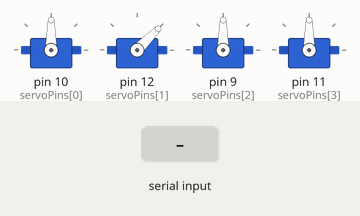
The sketch below on a simulated Arduino Uno, built with avr-gcc and run on an emulated ATmega328P. Parts: 4 × servo. Inputs (shaded band) come from the test bench.

Above: at 1.7 s.
1.8 s: "A" received over Serial
At 3.4 s:
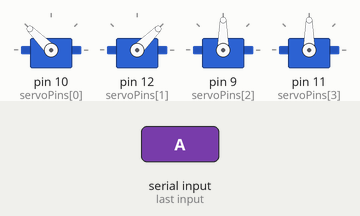
3.7 s: "B" received over Serial
At 5.0 s:
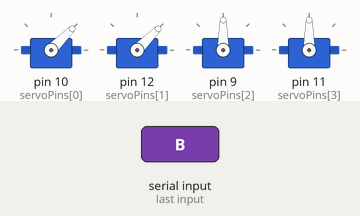
6.1 s: "C" received over Serial
At 7.2 s:
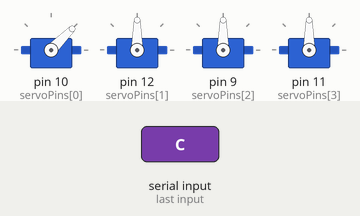
8.0 s: "D" received over Serial
At 10.0 s:
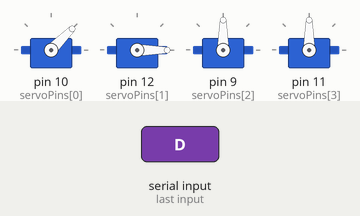
10.4 s: "G" received over Serial
At 11.7 s:
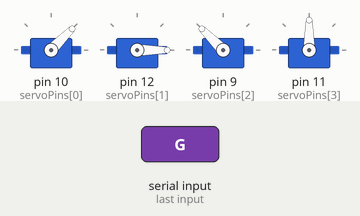
12.3 s: "H" received over Serial
At 14.1 s:
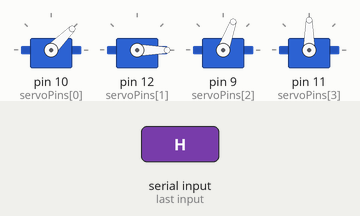
Timing chart, 0 to 15.4 s (numbered marks = the images above; inputs shaded):
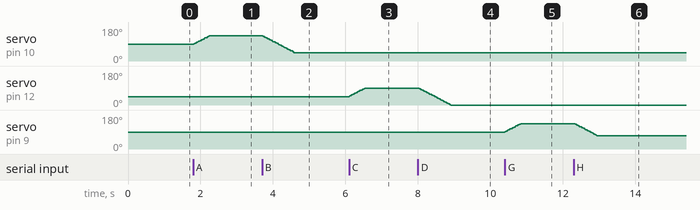

The sketch:

arm_serial.ino
```cpp
// ================================================================
// ARM SERIAL CONTROL — Day 2 HR3 (Hard Deadline)
// ================================================================
// Purpose: Servo control with limits and smooth stepping for GUI
//          integration
// Team:    Arm
//
// What changed from Day 1:
//   - Serial commands instead of manual +/- testing
//   - Angle limits per joint (prevents mechanical damage)
//   - Smooth stepping (configurable degrees every 20ms)
//   - Step size adjustable via serial ('1'-'5')
//
// Commands:
//   A/B = Wrist up/down       a = Wrist stop
//   C/D = Elbow up/down       c = Elbow stop
//   G/H = Arm up/down         g = Arm stop
//   I/J = Grip open/close     i = Grip stop
//   1-5 = Set step size (degrees per tick)
// ================================================================

#include <Servo.h>

// ── Servo config ────────────────────────────────────────
// Index: 0=Wrist, 1=Elbow, 2=Arm, 3=Grip
const int NUM_SERVOS    = 4;
const int servoPins[4]  = {10, 12, 9, 11};
const int servoMin[4]   = {45,  0, 70,  0};
const int servoMax[4]   = {135, 90, 135, 180};
const int servoStart[4] = {90, 45, 90, 90};
int stepDeg             = 2;
const unsigned long SERVO_INTERVAL = 20; // ms between steps

Servo servos[NUM_SERVOS];
int   servoAngle[NUM_SERVOS];
int   servoDir[NUM_SERVOS]; // -1 = down, 0 = idle, +1 = up

unsigned long lastServoTick = 0;

void setup() {
  Serial.begin(9600);

  for (int i = 0; i < NUM_SERVOS; i++) {
    servos[i].attach(servoPins[i]);
    servoAngle[i] = servoStart[i];
    servos[i].write(servoAngle[i]);
    servoDir[i] = 0;
  }

  delay(500);
}

void loop() {
  // Drain buffer — only act on the latest byte
  char cmd = 0;
  while (Serial.available() > 0) {
    cmd = Serial.read();
  }

  if (cmd) {
    handleCommand(cmd);
  }

  // Servo tick: step active servos every SERVO_INTERVAL ms
  unsigned long now = millis();
  if (now - lastServoTick >= SERVO_INTERVAL) {
    lastServoTick = now;
    tickServos();
  }
}

void handleCommand(char cmd) {
  switch (cmd) {
    // Start moving: uppercase sets direction
    case 'A': servoDir[0] =  1; break; // Wrist up
    case 'B': servoDir[0] = -1; break; // Wrist down
    case 'C': servoDir[1] =  1; break; // Elbow up
    case 'D': servoDir[1] = -1; break; // Elbow down
    case 'G': servoDir[2] =  1; break; // Arm up
    case 'H': servoDir[2] = -1; break; // Arm down
    case 'I': servoDir[3] =  1; break; // Grip open
    case 'J': servoDir[3] = -1; break; // Grip close

    // Stop moving: lowercase sets idle
    case 'a': servoDir[0] = 0; break;
    case 'c': servoDir[1] = 0; break;
    case 'g': servoDir[2] = 0; break;
    case 'i': servoDir[3] = 0; break;

    // Step size: '1'-'5' = degrees per tick
    case '1': stepDeg = 1; break;
    case '2': stepDeg = 2; break;
    case '3': stepDeg = 3; break;
    case '4': stepDeg = 4; break;
    case '5': stepDeg = 5; break;
  }
}

void tickServos() {
  for (int i = 0; i < NUM_SERVOS; i++) {
    if (servoDir[i] == 0) continue;

    int next = servoAngle[i] + (servoDir[i] * stepDeg);
    if (next < servoMin[i]) next = servoMin[i];
    if (next > servoMax[i]) next = servoMax[i];

    if (next != servoAngle[i]) {
      servoAngle[i] = next;
      servos[i].write(servoAngle[i]);
    }
  }
}
```

Measured:
- after the input at 1.8 s, servo on pin 10 (servoPins[0]): moves from 90° to 135° over 0.44 s, starting at once
- after the input at 3.7 s, servo on pin 10 (servoPins[0]): moves from 135° to 45° over 0.88 s, starting at once
- after the input at 6.1 s, servo on pin 12 (servoPins[1]): moves from 45° to 90° over 0.44 s, starting at once
- after the input at 8.0 s, servo on pin 12 (servoPins[1]): moves from 90° to 0° over 0.88 s, starting at once
- after the input at 10.4 s, servo on pin 9 (servoPins[2]): moves from 90° to 135° over 0.44 s, starting at once
- after the input at 12.3 s, servo on pin 9 (servoPins[2]): moves from 135° to 70° over 0.64 s, starting at once
